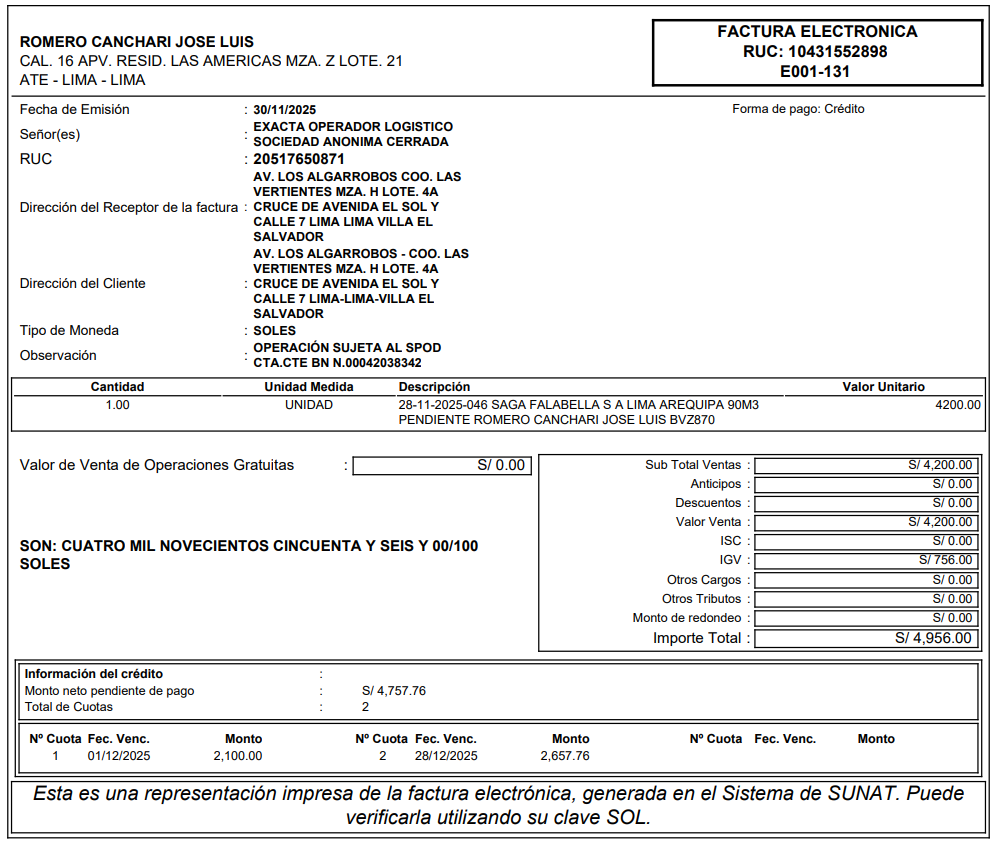
#> input picture image.png, 1003 x 847 px
$ python -i procesador_imagen_v2.py   (imports and definitions only)
#> lines starting #> are read from the running program, lines starting #| are printed output that depends on the picture
"""
PROCESADOR IMAGEN v2 - FACTURA ELECTRÓNICA SUNAT
Basado en la estructura oficial de la representación impresa.
Usa OCR (Tesseract) para extraer texto y luego aplica la misma
lógica de secciones que el procesador PDF v2.

ESTRUCTURA POR SECCIONES:
=========================
SECCIÓN 1 - CABECERA (EMISOR):
  - razonSocialEmisor (primera línea con nombre en mayúsculas)
  - RUC emisor (10XXXXXXXXX o 20XXXXXXXXX)
  - direccionEmisor (dirección corta, una línea)
  - numeroFactura (E001-XXX o F001-XXX)
  - distrito - provincia - departamento (formato XXX-XXX-XXX)

SECCIÓN 2 - RECEPTOR Y OPERACIÓN:
  - fechaEmision: contiene fecha DD/MM/YYYY
  - formaPago: Contado o Crédito
  - razonSocialReceptor: nombre del cliente
  - rucReceptor: 11 dígitos
  - direccionReceptorFactura: empieza con AV./CAL./JR.
  - direccionCliente: empieza con AV./CAL./JR.
  - tipoMoneda: SOLES o DOLARES
  - observacion: texto de observación

SECCIÓN 3 - LÍNEAS DE FACTURA:
  - cantidad, unidadMedida, descripcion, valorUnitario

SECCIÓN 4 - TOTALES:
  - ventaGratuita, subtotalVenta, anticipo, descuento, valorVenta
  - isc, igv, otrosCargos, otrosTributos, montoRedondeo, importeTotal

SECCIÓN 5 - CUOTAS:
  - montoNetoPendientePago, totalCuota, cuotas[]
"""

import re
import pytesseract
from PIL import Image, ImageEnhance, ImageFilter
from catalogos_sunat import convertir_unidad_medida, convertir_moneda

# Configurar ruta de Tesseract
pytesseract.pytesseract.tesseract_cmd = r'C:\Program Files\Tesseract-OCR\tesseract.exe'


# [20 lines left out: functions limpiar_texto, limpiar_moneda, not called in this run]


def preprocesar_imagen(ruta_imagen):
    """Preprocesa la imagen para mejorar el OCR"""
#> called with ruta_imagen = 'image.png'
    img = Image.open(ruta_imagen)
#> img is the input picture: PIL image 1003x847 RGBA; mean R, G, B, A 234.8, 234.8, 234.8, 255

    # Convertir a escala de grises
    img = img.convert('L')
#> img: PIL image 1003x847 L

    # Aumentar contraste
    enhancer = ImageEnhance.Contrast(img)
    img = enhancer.enhance(2.0)
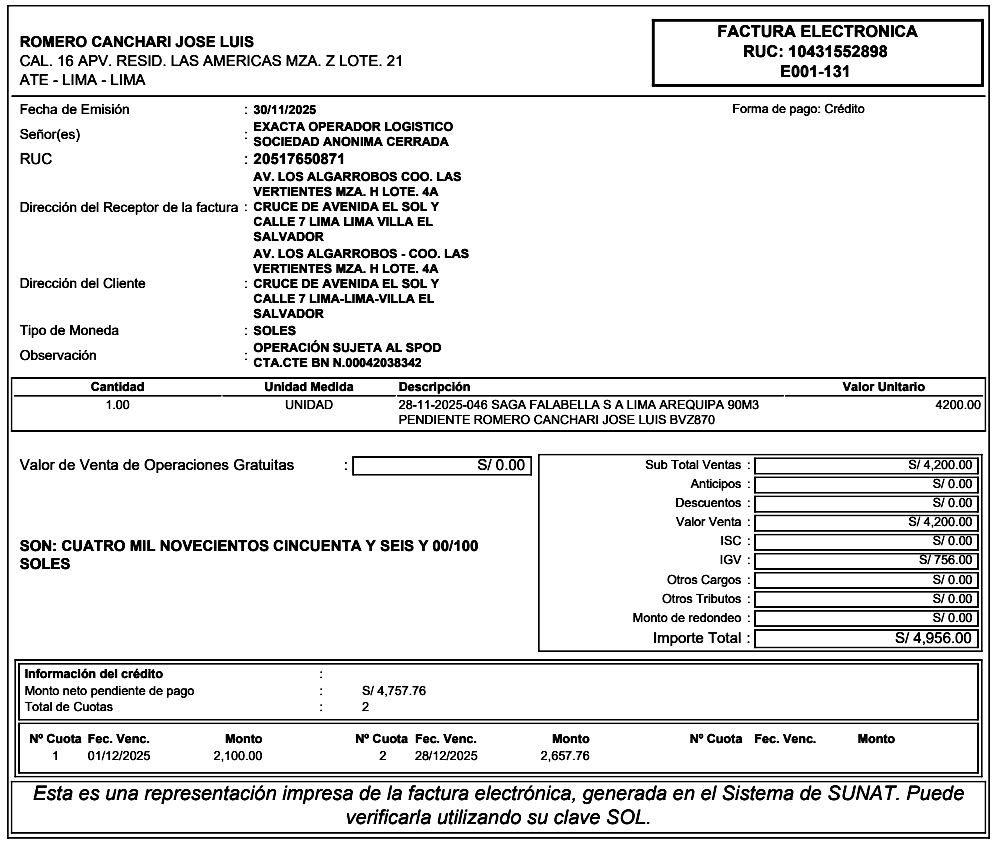
#> img: PIL image 1003x847 L; min 0, max 255, mean 228.6

    # Aumentar nitidez
    img = img.filter(ImageFilter.SHARPEN)
#> (the rest of the program and of its run is left out)
